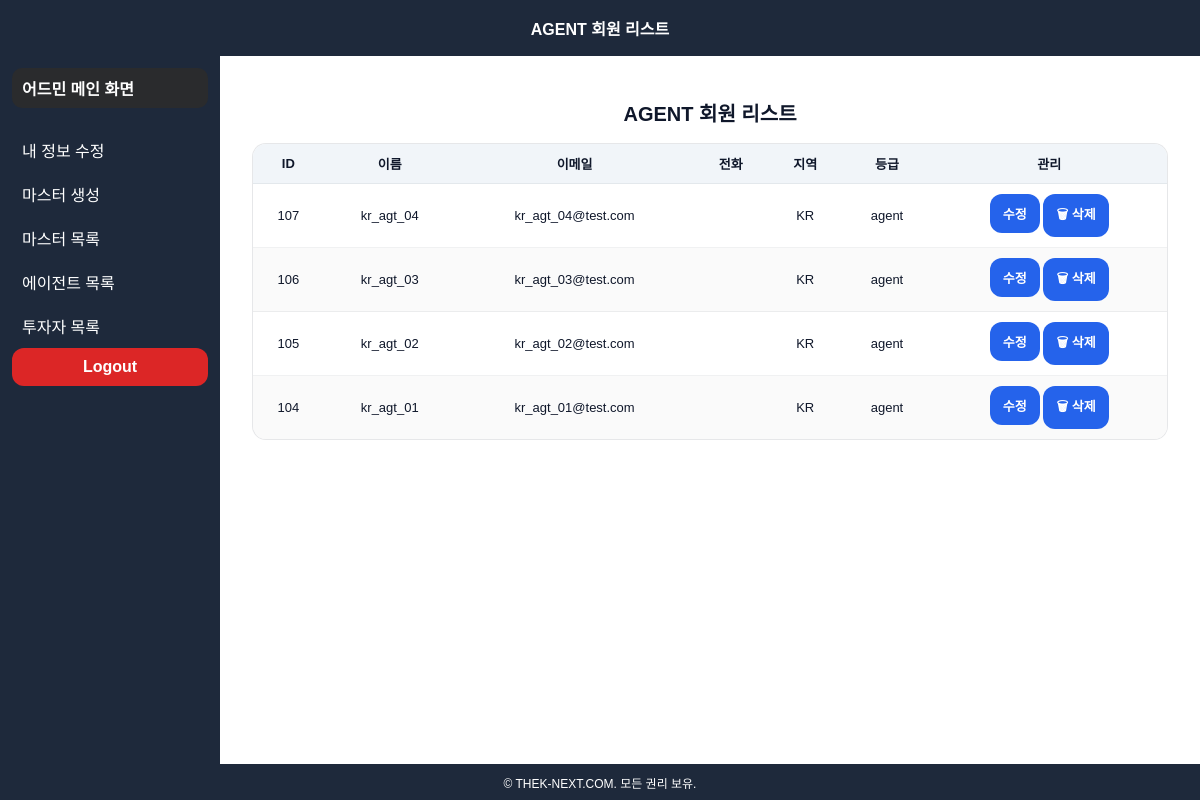
Page /a_agent_list.php (signed in) on the committed database.
### tables this page shows
CREATE TABLE `users` (
  `id` int NOT NULL,
  `name` varchar(20) DEFAULT NULL,
  `username` varchar(50) NOT NULL,
  `email` varchar(100) NOT NULL,
  `country` varchar(100) DEFAULT NULL,
  `role` varchar(50) NOT NULL,
  `password_hash` varchar(255) NOT NULL,
  `created_at` timestamp NULL DEFAULT CURRENT_TIMESTAMP,
  `last_login` timestamp NULL DEFAULT NULL,
  `phone` varchar(20) DEFAULT NULL,
  `referral_code` varchar(50) NOT NULL,
  `referrer_id` int DEFAULT NULL COMMENT '추천인 사용자 ID',
  `sponsor_id` int DEFAULT NULL
);

### a_agent_list.php (called while the page is built, shortened)
<?php
include 'db_connect.php';
$login_user_id = (int)$_SESSION['user_id'];
$ids = [];
$queue = [$login_user_id];
while (!empty($queue)) {
    $current = array_shift($queue);
    $q = mysqli_query(
        $conn,
        "SELECT id FROM users WHERE sponsor_id=" . (int)$current
    );
    while ($row = mysqli_fetch_assoc($q)) {
        $child_id = (int)$row['id'];
        if (!isset($ids[$child_id])) {
            $ids[$child_id] = true;
            $queue[] = $child_id;
        }
    }
}
$downline_ids = array_keys($ids);
if (count($downline_ids) === 0) {
    $sql = "SELECT id, username, email, role, phone, country FROM users WHERE 1=0";
} else {
    $in = implode(',', array_map('intval', $downline_ids));
    $sql = "
        SELECT id, username, email, role, phone, country
        FROM users
        WHERE role = 'agent'
          AND id IN ($in)
        ORDER BY id DESC
    ";
}
$result = mysqli_query($conn, $sql);
if ($_SERVER['REQUEST_METHOD'] === 'GET') {
    $page_title   = "AGENT 회원 리스트";
    $content_file = __DIR__ . "/a_agent_list_content.php";
    include "layout.php";
}

### a_agent_list_content.php (the view)
<h2 style="text-align:center;">AGENT 회원 리스트</h2>
<div class="chart-box" style="max-width:1000px; margin:auto;">
    <table>
        <thead>
            <tr>
                <th>ID</th>
                <th>이름</th>
                <th>이메일</th>
                <th>전화</th>
                <th>지역</th>
                <th>등급</th>
                <th>관리</th>
            </tr>
        </thead>
        <tbody>
            <?php if (mysqli_num_rows($result) > 0): ?>
                <?php while($row = mysqli_fetch_assoc($result)): ?>
                    <tr>
                        <td><?= $row['id'] ?></td>
                        <td><?= $row['username'] ?></td>
                        <td><?= $row['email'] ?></td>
                        <td><?= $row['phone'] ?></td>
                        <td><?= $row['country'] ?></td>
                        <td><?= $row['role'] ?></td>
                        <td>
                            <a class="btn edit"
                               href="edit_member.php?id=<?= $row['id'] ?>&redirect=a_agent_list.php">
                               수정
                            </a>
                            <a class="btn delete"
                               href="delete_member.php?id=<?= $row['id'] ?>&return=<?= urlencode($_SERVER['REQUEST_URI']) ?>"
                               onclick="return confirm('정말 삭제하시겠습니까?');">
                               🗑 삭제
                            </a>
                        </td>
                    </tr>
                <?php endwhile; ?>
            <?php else: ?>
                <tr><td colspan="7">AGENT 회원이 없습니다.</td></tr>
            <?php endif; ?>
        </tbody>
    </table>
</div>

### layout.php (shortened to what this page needs)
<?php
$user_role = $_SESSION['role'];
$is_country_page = $is_country_page ?? false;
$page_title = $page_title ?? ($is_country_page ? "" : "대시보드");
?>
<!DOCTYPE html>
<html lang="ko">
<head>
    <link rel="stylesheet" href="css/base.css">
    <link rel="stylesheet" href="css/layout.css">
    <link rel="stylesheet" href="css/components.css">
    <link rel="stylesheet" href="css/tables.css">
    <link rel="stylesheet" href="css/forms.css">
<?php
    if (!isset($page_css) || $page_css === null || $page_css === '') {
        $page = basename($_SERVER['PHP_SELF']);
        if (strpos($page, 'dashboard') !== false) {
            $page_css = 'dashboard.css';
        } elseif ($page === 'country.php' || preg_match('/^country_(ready|progressing|completed|profit_share)\.php$/', $page)) {
            $page_css = 'korea.css';
        } elseif (preg_match('/(^|_)list\.php$/', $page)) {
            $page_css = 'gm_list.css';
        } elseif (in_array($page, ['Partner_accounts.php','partner_accounts.php','group_accounts.php','profit_share.php','investor_profit_share.php'], true)) {
            $page_css = 'partner_accounts.css';
        } elseif (preg_match('/^(create_|edit_).+\.php$/', $page) || in_array($page, ['c_create_account.php'], true)) {
            $page_css = 'master_form.css';
        }
    }
?>
<?php if (!empty($page_css)): ?>
    <link rel="stylesheet" href="css/pages/<?= htmlspecialchars($page_css) ?>">
<?php endif; ?>
</head>
<body>
<header class="site-header" style="display:flex; align-items:center;">
    <div style="display:flex; align-items:center; gap:10px;">
        <?php if (!$is_country_page): ?>
            <span><?= htmlspecialchars($page_title) ?></span>
        <?php endif; ?>
    </div>
</header>
    <main class="container">
        <nav class="menu-sidebar" id="sidebar">
            <?php if ($is_country_page): ?>
                <?php
                    $region = $_GET['region'] ?? 'korea';
                    $current_page = basename($_SERVER['PHP_SELF']);
                    $is_active = fn(string $p) => ($current_page === $p) ? 'active' : '';
                ?>
                <ul class="menu-list">
                    <li><a class="btn <?= $is_active('country_ready.php') ?>" href="country_ready.php?region=<?= htmlspecialchars($region) ?>">KOREA</a></li>
	                    <li>
	                        <a class="country-submenu <?= $is_active('country_ready.php') ?>" href="country_ready.php?region=<?= htmlspecialchars($region) ?>">Ready</a>
	                    </li>
	                    <li>
	                        <a class="country-submenu <?= $is_active('country_progressing.php') ?>" href="country_progressing.php?region=<?= htmlspecialchars($region) ?>">Progreccing</a>
	                    </li>
	                    <li>
	                        <a class="country-submenu <?= $is_active('country_completed.php') ?>" href="country_completed.php?region=<?= htmlspecialchars($region) ?>">C / L</a>
	                    </li>
	                    <li>
	                        <a class="country-submenu <?= $is_active('country_profit_share.php') ?>" href="country_profit_share.php?region=<?= htmlspecialchars($region) ?>">P / S</a>
	                    </li>
                </ul>
	                <style>
	                    .menu-sidebar .country-submenu {
	                        display: block;
	                        padding: 8px 12px 8px 22px; /* 들여쓰기 */
	                        background: none !important;
	                        border: none !important;
	                        color: inherit;
	                        text-decoration: none;
	                        font-size: 14px;
	                        line-height: 1.2;
	                    }
	                    .menu-sidebar .country-submenu:hover {
	                        text-decoration: underline;
	                    }
	                    .menu-sidebar .country-submenu.active {
	                        font-weight: 700;
	                        text-decoration: underline;
	                    }
	                </style>
                <div class="logout-box">
                    <a href="logout.php" class="logout-btn">Logout</a>
                </div>
            <?php else: ?>
                <h1>
                    <?php if ($user_role === 'gm'): ?>
                        <a href="gm_dashboard.php">글로벌 마스터 메인 화면</a>
                    <?php elseif ($user_role === 'admin'): ?>
                        <a href="admin_dashboard.php">어드민 메인 화면</a>
                    <?php elseif ($user_role === 'master'): ?>
                        <a href="master_dashboard.php">마스터 메인 화면</a>
                    <?php elseif ($user_role === 'agent'): ?>
                        <a href="agent_dashboard.php">에이전트 메인 화면</a>
                    <?php elseif ($user_role === 'investor'): ?>
                        <a href="investor_dashboard.php">투자자 메인 화면</a>
                    <?php endif; ?>
                </h1>
                <ul class="menu-list">
                    <?php if ($user_role === 'gm'): ?>
                        <li><a href="create_account.php">모든 계정 생성</a></li>
                        <li><a href="gm_list.php">글로벌 마스터 목록</a></li>
                        <li><a href="admin_list.php">관리자 목록</a></li>
                        <li><a href="master_list.php">마스터 목록</a></li>
                        <li><a href="agent_list.php">에이전트 목록</a></li>
                        <li><a href="investor_list.php">투자자 목록</a></li>
                        <li><a href="Partner_accounts.php">파트너 정산</a></li>
                        <li><a href="group_accounts.php">조직 정산</a></li>
                    <?php elseif ($user_role === 'admin'): ?>
                        <li><a href="admin_profile.php">내 정보 수정</a></li>
                        <li><a href="create_master.php">마스터 생성</a></li>
                        <li><a href="a_master_list.php">마스터 목록</a></li>
                        <li><a href="a_agent_list.php">에이전트 목록</a></li>
                        <li><a href="a_investor_list.php">투자자 목록</a></li>
                    <?php elseif ($user_role === 'agent'): ?>
                        <li><a href="create_account.php?mode=edit&id=<?= (int)$_SESSION['user_id'] ?>&redirect=c_investor_list.php">내 정보 수정</a></li>
                        <li><a href="c_investor_list.php">투자자 목록</a></li>
                        <li><a href="c_create_account.php">투자자 등록</a></li>
                    <?php endif; ?>
                </ul>
                <div class="logout-box">
                    <a href="logout.php" class="logout-btn">Logout</a>
                </div>
            <?php endif; ?>
        </nav>
        <section class="content-area">
            <?php
            if (isset($content_file) && file_exists($content_file)) {
                include $content_file;
            } else {
                echo "<p>콘텐츠 파일이 없습니다. (" . htmlspecialchars($content_file) . ")</p>";
            }
            ?>
        </section>
    </main>
    <footer class="site-footer">© THEK-NEXT.COM. 모든 권리 보유.</footer>
</body>
</html>

### css/base.css (style rules this page uses)
* { box-sizing:border-box; }
html,body { height:100%; }
body { margin:0;font-family:Arial,sans-serif;background:#f4f4f4;color:#0f172a; }
:root { --header-h:56px;--footer-h:36px;--sidebar-w:220px; --bg:#1e293b;--bg2:#2a2b2d; --card:#ffffff;--muted:#64748b;--border:rgba(15,23,42,0.10); --primary:#2563eb;--danger:#dc2626;--success:#0f766e; }
a { color:inherit; }

### css/layout.css (style rules this page uses)
body { padding-top:var(--header-h);padding-bottom:var(--footer-h); }
.site-header,.site-footer { position:fixed;left:0;width:100%;background:var(--bg);color:#fff;z-index:1000; }
.site-header { top:0; height:var(--header-h); display:flex !important; align-items:center !important; justify-content:flex-start !important; padding:0 12px; position:fixed; }
.site-header { position:fixed; }
.site-header > div:first-child { display:flex; align-items:center; gap:12px; min-width:0; }
.site-header > div:first-child > span { position:absolute; left:50%; transform:translateX(-50%); font-weight:900; font-size:16px; white-space:nowrap; overflow:hidden; text-overflow:ellipsis; max-width:60vw; text-align:center; pointer-events:none; }
.site-footer { bottom:0; height:var(--footer-h); display:flex; align-items:center; justify-content:center; font-size:12px; }
.container { display:block;min-height:calc(100vh - var(--header-h) - var(--footer-h)); }
.menu-sidebar { position:fixed; top:var(--header-h); left:0; bottom:var(--footer-h); width:var(--sidebar-w); background:var(--bg); color:#fff; padding:12px; display:flex; flex-direction:column; justify-content:flex-start; overflow-y:auto; z-index:900; }
.content-area { margin-left:var(--sidebar-w); background:#fff; padding:32px; min-height:calc(100vh - var(--header-h) - var(--footer-h)); }
.logout-btn { margin-top:auto; }

### css/components.css (style rules this page uses)
.menu-sidebar h1 { font-size:16px;margin:0 0 10px;padding:8px 10px;background:var(--bg2);border-radius:10px; }
.menu-sidebar h1 a { color:#fff;text-decoration:none; }
.menu-list { list-style:none;margin:10px 0 0;padding:0; }
.menu-list li { display:block; }
.menu-list a { display:block;padding:10px 10px;border-radius:10px;color:#fff;text-decoration:none;white-space:nowrap;overflow:hidden;text-overflow:ellipsis; }
.btn,.button,button { font:inherit; }
.btn,.button { display:inline-flex;align-items:center;justify-content:center;gap:6px;padding:9px 12px;border-radius:12px;border:1px solid transparent;text-decoration:none;font-weight:900;cursor:pointer;user-select:none; }
.btn { background:var(--primary);color:#fff; }
.logout-btn { margin-top:auto; display:block;padding:10px 12px;border-radius:12px;background:var(--danger);color:#fff;text-decoration:none;text-align:center;font-weight:900; }

### css/tables.css (style rules this page uses)
table { width:100%;border-collapse:separate;border-spacing:0;background:#fff;border:1px solid var(--border);border-radius:14px;overflow:hidden;margin:12px 0 20px; }
th,td { padding:10px 10px;border-bottom:1px solid rgba(15,23,42,0.06);font-size:13px;text-align:center;white-space:nowrap; }
th { background:#f1f5f9;font-weight:900; }
tr:nth-child(even) td { background:#fafafa; }
tr:last-child td { border-bottom:none; }

### css/pages/gm_list.css (style rules this page uses)
.content-area h2 { font-size:20px;font-weight:900;margin:10px 0 16px;text-align:center; }

### rows in the picture
users: id "107", username "kr_agt_04", email "kr_agt_04@test.com", country "KR", role "agent"
users: id "106", username "kr_agt_03", email "kr_agt_03@test.com", country "KR", role "agent"
users: id "105", username "kr_agt_02", email "kr_agt_02@test.com", country "KR", role "agent"
users: id "104", username "kr_agt_01", email "kr_agt_01@test.com", country "KR", role "agent"

### other values in the picture
$page_title "AGENT 회원 리스트"
